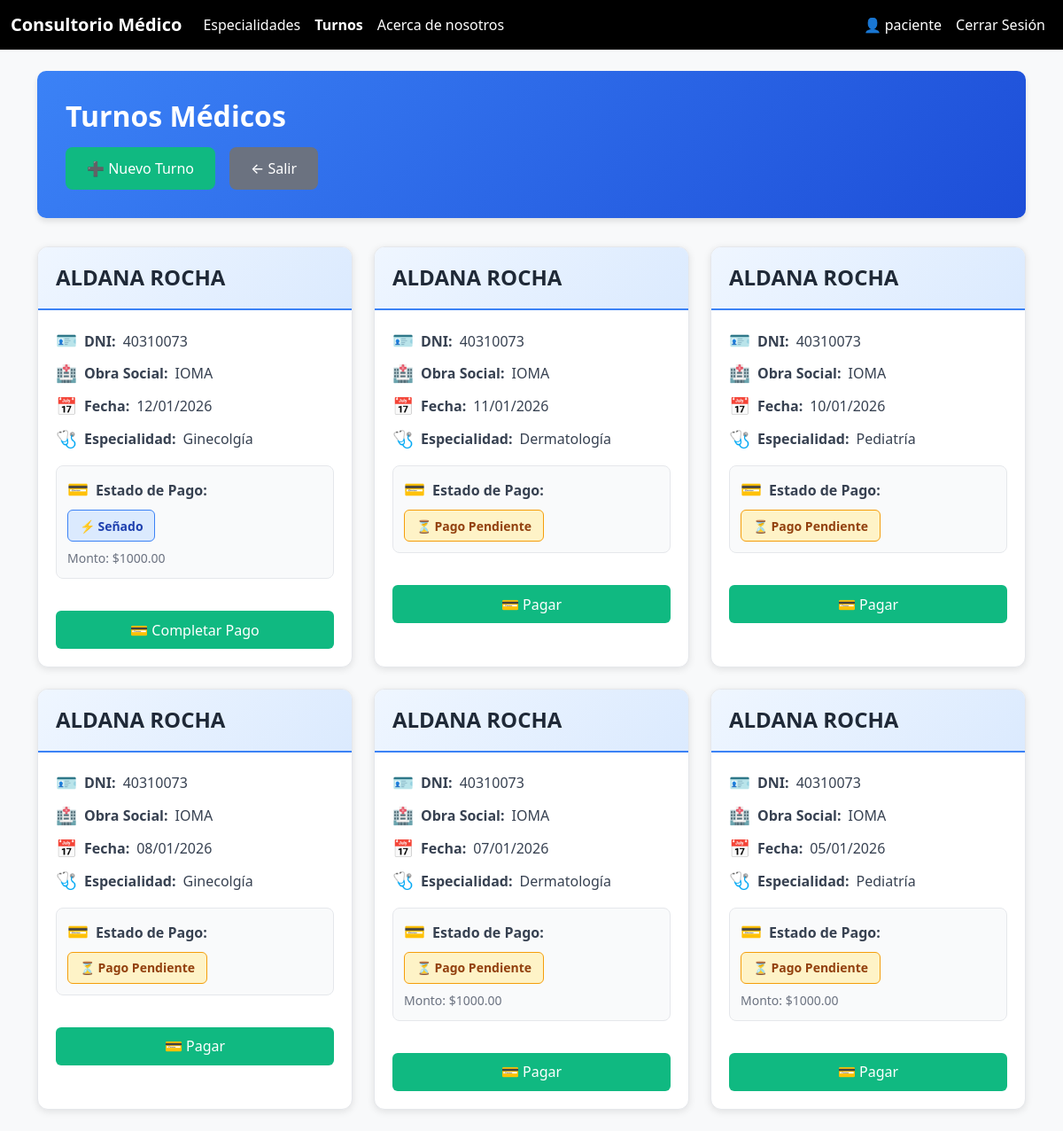
Screenshot of /turno/ (signed in) with the database file from the repository.
### Turnos/models.py (models this page shows, shortened)
class Turno(models.Model):
    ESTADO_PAGO_CHOICES = [
        ('pendiente', 'Pendiente'),
        ('aprobado', 'Aprobado'),
        ('rechazado', 'Rechazado'),
        ('cancelado', 'Cancelado'),
    ]
    TIPO_PAGO_CHOICES = [
        ('completo', 'Pago Completo'),
        ('senia', 'Seña'),
    ]
    fecha = models.DateField(verbose_name="Fecha del turno")
    dni = models.IntegerField(verbose_name="DNI")
    obrasocial = models.CharField(max_length=100, null=True, blank=True, verbose_name="Obra Social")
    paciente = models.CharField(max_length=200, verbose_name="Paciente")
    email = models.EmailField(null=True, blank=True, verbose_name="Email")
    especialidad = models.ForeignKey(Especialidad, on_delete=models.CASCADE, related_name='turnos')
    usuario = models.ForeignKey(User, on_delete=models.SET_NULL, null=True, blank=True, related_name='turnos')
    pago_total = models.BooleanField(default=False, verbose_name="Pago Total")
    pago_senia = models.BooleanField(default=False, verbose_name="Pago Seña")
    tipo_pago = models.CharField(max_length=20, choices=TIPO_PAGO_CHOICES, blank=True, null=True, verbose_name="Tipo de Pago")  # ← AGREGAR ESTA LÍNEA
    monto_pagado = models.DecimalField(max_digits=10, decimal_places=2, null=True, blank=True, verbose_name="Monto Pagado")
    estado_pago = models.CharField(max_length=20, choices=ESTADO_PAGO_CHOICES, default='pendiente', verbose_name="Estado del Pago")
    preference_id = models.CharField(max_length=100, blank=True, null=True)
    payment_id = models.CharField(max_length=100, blank=True, null=True)
    fecha_creacion = models.DateTimeField(auto_now_add=True)
    fecha_actualizacion = models.DateTimeField(auto_now=True)
    activo = models.BooleanField(default=True, verbose_name="Activo")
    class Meta:
        verbose_name = 'Turno'
        verbose_name_plural = 'Turnos'
        ordering = ['-fecha', '-fecha_creacion']  # Más recientes primero
        permissions = [
            ("puede_ver_todos_turnos", "Puede ver todos los turnos"),
            ("puede_gestionar_turnos", "Puede gestionar turnos"),
        ]

### Especialidad/models.py (models this page shows, shortened)
class Especialidad(models.Model):
    tipo = models.CharField(max_length=100, verbose_name="Tipo de Especialidad")
    doctor = models.CharField(max_length=150, verbose_name="Doctor")
    activo = models.BooleanField(default=True, verbose_name="Activo")  # Para desactivar sin eliminar
    class Meta:
        verbose_name = "Especialidad"
        verbose_name_plural = "Especialidades"
        ordering = ['tipo']  # Ordenar alfabéticamente
        permissions = [
            ("puede_gestionar_especialidades", "Puede gestionar especialidades"),
        ]

### Turnos/views.py (the view)
# urls.py: path('', listaTurnos.as_view(), name='lista_turnos'),
class listaTurnos(LoginRequiredMixin, ListView):
    model = Turno
    template_name = 'turnos.html'
    def get_queryset(self):
        if self.request.user.is_superuser or self.request.user.is_staff:
            return Turno.objects.filter(activo=True)
        return Turno.objects.filter(
            activo=True
        ).filter(
            usuario=self.request.user
        ) | Turno.objects.filter(
            activo=True,
            email=self.request.user.email
        )

### Turnos/templates/turnos.html (shortened to what this page needs)
{% extends 'base.html' %}
{% block content %}
<div class="turnos-header">
    <h2>Turnos Médicos</h2>
    <div class="header-buttons">
        <a href="{% url 'crear_turno' %}" class="btn-nuevo-turno">
            ➕ Nuevo Turno
        </a>
        <a href="/" class="btn-salir">
            ← Salir
        </a>
    </div>
</div>
<div class="turnos-grid">
    {% for t in object_list %}
    <div class="turno-card">
        <div class="card-header">
            <h3>{{ t.paciente }}</h3>
        </div>
        <div class="card-body">
            <div class="icon-text">
                <span>🪪</span> <strong>DNI:</strong> {{ t.dni }}
            </div>
            <div class="icon-text">
                <span>🏥</span> <strong>Obra Social:</strong> {{ t.obrasocial|default:"Sin obra social" }}
            </div>
            <div class="icon-text">
                <span>📅</span> <strong>Fecha:</strong> {{ t.fecha|date:"d/m/Y" }}
            </div>
            <div class="icon-text">
                <span>🩺</span> <strong>Especialidad:</strong> {{ t.especialidad.tipo }}
            </div>
            <div class="estado-pago-container">
                <div class="icon-text">
                    <span>💳</span>
                    <strong>Estado de Pago:</strong>
                </div>
                {% if t.pago_total %}
                    <span class="badge-pago badge-completo">✓ Pagado</span>
                {% elif t.pago_senia %}
                    <span class="badge-pago badge-senia">⚡ Señado</span>
                {% else %}
                    {% if t.estado_pago == 'pendiente' %}
                        <span class="badge-pago badge-pendiente">⏳ Pago Pendiente</span>
                    {% elif t.estado_pago == 'rechazado' %}
                        <span class="badge-pago badge-rechazado">✗ Pago Rechazado</span>
                    {% else %}
                        <span class="badge-pago badge-pendiente">⚠ Sin Pagar</span>
                    {% endif %}
                {% endif %}
                {% if t.monto_pagado %}
                    <div style="margin-top: 0.5rem; font-size: 0.875rem; color: #6b7280;">
                        Monto: ${{ t.monto_pagado }}
                    </div>
                {% endif %}
            </div>
        </div>
        <div class="card-actions">
            {% if not t.pago_total and not t.pago_senia %}
                <a href="{% url 'seleccionar_pago' t.id %}" class="btn-pagar">💳 Pagar</a>
            {% elif t.pago_senia and not t.pago_total %}
                <a href="{% url 'seleccionar_pago' t.id %}" class="btn-pagar">💳 Completar Pago</a>
            {% endif %}
        </div>
    </div>
    {% endfor %}
</div>
{% endblock %}

### templates/base.html (shortened to what this page needs)
{% load static %}
<!DOCTYPE html>
<html lang="es">
<head>
    <link href="https://cdn.jsdelivr.net/npm/bootstrap@5.3.8/dist/css/bootstrap.min.css" rel="stylesheet">
</head>
<body class="bg-light">
<nav class="navbar navbar-expand-lg" style="background-color: #000;">
    <div class="container-fluid">
        <a class="navbar-brand text-white fw-bold" href="/">Consultorio Médico</a>
        <div class="collapse navbar-collapse" id="navbarNav">
            <ul class="navbar-nav">
                <li class="nav-item">
                    <a class="nav-link text-white {% if request.path == '/esp/' %}fw-bold{% endif %}"
                       href="/esp">Especialidades</a>
                </li>
                <li class="nav-item">
                    <a class="nav-link text-white {% if request.path == '/turno/' %}fw-bold{% endif %}"
                       href="/turno">Turnos</a>
                </li>
                <li class="nav-item">
                    <a class="nav-link text-white" href="/aboutus">Acerca de nosotros</a>
                </li>
            </ul>
            <ul class="navbar-nav ms-auto">
                {% if user.is_authenticated %}
                    <li class="nav-item">
                        <span class="nav-link text-white">
                            👤 {{ user.username }}
                        </span>
                    </li>
                    <li class="nav-item">
                        <a class="nav-link text-white" href="{% url 'logout' %}">Cerrar Sesión</a>
                    </li>
                {% endif %}
            </ul>
        </div>
    </div>
</nav>
<div class="container my-4">
    {% block content %}{% endblock %}
</div>
</body>
</html>

### Turnos/templates/turnos.html (style rules this page uses)
.turnos-header { background: linear-gradient(135deg, #3b82f6 0%, #1d4ed8 100%); color: white; padding: 2rem; border-radius: 10px; margin-bottom: 2rem; box-shadow: 0 4px 6px rgba(0, 0, 0, 0.1); }
.turnos-header h2 { margin: 0 0 1rem 0; font-size: 2rem; font-weight: 600; }
.header-buttons { display: flex; gap: 1rem; flex-wrap: wrap; }
.btn-nuevo-turno { background-color: #10b981; border: none; padding: 0.75rem 1.5rem; border-radius: 8px; color: white; text-decoration: none; font-weight: 500; transition: all 0.3s ease; display: inline-flex; align-items: center; gap: 0.5rem; }
.btn-salir { background-color: #6b7280; border: none; padding: 0.75rem 1.5rem; border-radius: 8px; color: white; text-decoration: none; font-weight: 500; transition: all 0.3s ease; }
.turnos-grid { display: grid; grid-template-columns: repeat(auto-fill, minmax(350px, 1fr)); gap: 1.5rem; margin-top: 2rem; }
.turno-card { background: white; border-radius: 12px; box-shadow: 0 2px 8px rgba(0, 0, 0, 0.1); transition: all 0.3s ease; overflow: hidden; border: 1px solid #e5e7eb; }
.card-header { background: linear-gradient(135deg, #eff6ff 0%, #dbeafe 100%); padding: 1.25rem; border-bottom: 2px solid #3b82f6; }
.card-header h3 { margin: 0; color: #1f2937; font-size: 1.5rem; font-weight: 600; }
.card-body { padding: 1.25rem; font-size: 1rem; color: #374151; }
.icon-text { display: flex; align-items: center; gap: .5rem; margin-bottom: .5rem; }
.icon-text span { font-size: 1.2rem; }
.estado-pago-container { margin: 1rem 0; padding: 0.75rem; border-radius: 8px; background-color: #f9fafb; border: 1px solid #e5e7eb; }
.badge-pago { display: inline-block; padding: 0.4rem 0.8rem; border-radius: 6px; font-size: 0.875rem; font-weight: 600; text-align: center; }
.badge-senia { background-color: #dbeafe; color: #1e40af; border: 1px solid #3b82f6; }
.badge-pendiente { background-color: #fef3c7; color: #92400e; border: 1px solid #f59e0b; }
.card-actions { display: flex; gap: 0.75rem; padding: 0 1.25rem 1.25rem; flex-wrap: wrap; }
.btn-pagar { flex: 1; background-color: #10b981; border: none; padding: 0.6rem 1rem; border-radius: 6px; color: white; font-weight: 500; text-align: center; transition: all 0.3s ease; text-decoration: none; display: inline-block; }

### rows the page displays
Turno: paciente "ALDANA ROCHA", dni "40310073", obrasocial "IOMA", fecha "12/01/2026", especialidad.tipo "Ginecolgía", pago_total "⚡ Señado", monto_pagado "1000.00"
Turno: paciente "ALDANA ROCHA", dni "40310073", obrasocial "IOMA", fecha "11/01/2026", especialidad.tipo "Dermatología", pago_total "⏳ Pago Pendiente"
Turno: paciente "ALDANA ROCHA", dni "40310073", obrasocial "IOMA", fecha "10/01/2026", especialidad.tipo "Pediatría", pago_total "⏳ Pago Pendiente"
Turno: paciente "ALDANA ROCHA", dni "40310073", obrasocial "IOMA", fecha "08/01/2026", especialidad.tipo "Ginecolgía", pago_total "⏳ Pago Pendiente"
Turno: paciente "ALDANA ROCHA", dni "40310073", obrasocial "IOMA", fecha "07/01/2026", especialidad.tipo "Dermatología", pago_total "⏳ Pago Pendiente", monto_pagado "1000.00"
Turno: paciente "ALDANA ROCHA", dni "40310073", obrasocial "IOMA", fecha "05/01/2026", especialidad.tipo "Pediatría", pago_total "⏳ Pago Pendiente", monto_pagado "1000.00"

### other values shown
{{ user.username }} "paciente"
